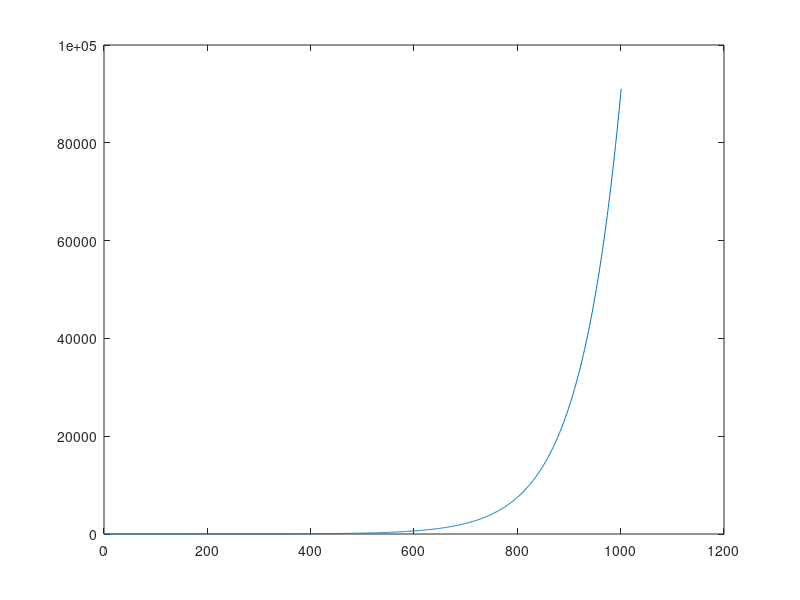

Write the MATLAB code that produced this figure.
y1 = 0
y2 = 1
y3 = 1

y = [y1, y2, y3];

yn = y;
for i=1:1000
    k1 = [y2*y3, -y1*y3, -51*y2*y2];
k2 = y + k1/2;
k3 = y + k2/2;
k4 = y + k3

y = y + .01*(k1 + 2*k2 + 2*k3 + k4)/6
yn = [yn;y];
end

yn

plot(yn(:,1), '-')
